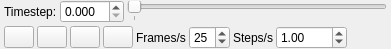
  <widget class="QDockWidget" name="timeWidget">
   <property name="toolTip">
    <string>Time controls</string>
   </property>
   <property name="windowTitle">
    <string>Time</string>
   </property>
   <attribute name="dockWidgetArea">
    <number>1</number>
   </attribute>
   <widget class="QWidget" name="dockWidgetContents_3">
    <property name="sizePolicy">
     <sizepolicy hsizetype="Preferred" vsizetype="Fixed">
      <horstretch>0</horstretch>
      <verstretch>0</verstretch>
     </sizepolicy>
    </property>
    <layout class="QVBoxLayout" name="verticalLayout_2">
     <property name="spacing">
      <number>3</number>
     </property>
     <property name="leftMargin">
      <number>4</number>
     </property>
     <property name="topMargin">
      <number>0</number>
     </property>
     <property name="rightMargin">
      <number>4</number>
     </property>
     <property name="bottomMargin">
      <number>0</number>
     </property>
     <item>
      <layout class="QHBoxLayout" name="horizontalLayout_3">
       <item>
        <widget class="QLabel" name="label_4">
         <property name="text">
          <string>Timestep:</string>
         </property>
        </widget>
       </item>
       <item>
        <widget class="QDoubleSpinBox" name="timestepBox">
         <property name="toolTip">
          <string>Current timestep</string>
         </property>
         <property name="decimals">
          <number>3</number>
         </property>
         <property name="singleStep">
          <double>0.010000000000000</double>
         </property>
        </widget>
       </item>
       <item>
        <widget class="QSlider" name="timestepSlider">
         <property name="toolTip">
          <string>Move timestep</string>
         </property>
         <property name="maximum">
          <number>1</number>
         </property>
         <property name="orientation">
          <enum>Qt::Horizontal</enum>
         </property>
         <property name="invertedControls">
          <bool>false</bool>
         </property>
         <property name="tickPosition">
          <enum>QSlider::TicksBelow</enum>
         </property>
         <property name="tickInterval">
          <number>100</number>
         </property>
        </widget>
       </item>
      </layout>
     </item>
     <item>
      <layout class="QHBoxLayout" name="horizontalLayout_2">
       <item>
        <widget class="QPushButton" name="stopButton">
         <property name="sizePolicy">
          <sizepolicy hsizetype="Minimum" vsizetype="Fixed">
           <horstretch>0</horstretch>
           <verstretch>0</verstretch>
          </sizepolicy>
         </property>
         <property name="minimumSize">
          <size>
           <width>20</width>
           <height>0</height>
          </size>
         </property>
         <property name="maximumSize">
          <size>
           <width>30</width>
           <height>16777215</height>
          </size>
         </property>
         <property name="toolTip">
          <string>Stop Playback</string>
         </property>
         <property name="text">
          <string/>
         </property>
         <property name="icon">
          <iconset resource="../../res/Resources.qrc">
           <normaloff>:/icons/stop.png</normaloff>:/icons/stop.png</iconset>
         </property>
        </widget>
       </item>
       <item>
        <widget class="QPushButton" name="forwardButton">
         <property name="sizePolicy">
          <sizepolicy hsizetype="Minimum" vsizetype="Fixed">
           <horstretch>0</horstretch>
           <verstretch>0</verstretch>
          </sizepolicy>
         </property>
         <property name="minimumSize">
          <size>
           <width>20</width>
           <height>0</height>
          </size>
         </property>
         <property name="maximumSize">
          <size>
           <width>30</width>
           <height>16777215</height>
          </size>
         </property>
         <property name="toolTip">
          <string>Start Playback</string>
         </property>
         <property name="text">
          <string/>
         </property>
         <property name="icon">
          <iconset resource="../../res/Resources.qrc">
           <normaloff>:/icons/play.png</normaloff>:/icons/play.png</iconset>
         </property>
        </widget>
       </item>
       <item>
        <widget class="QPushButton" name="decTimeButton">
         <property name="sizePolicy">
          <sizepolicy hsizetype="Minimum" vsizetype="Fixed">
           <horstretch>0</horstretch>
           <verstretch>0</verstretch>
          </sizepolicy>
         </property>
         <property name="minimumSize">
          <size>
           <width>20</width>
           <height>0</height>
          </size>
         </property>
         <property name="maximumSize">
          <size>
           <width>30</width>
           <height>16777215</height>
          </size>
         </property>
         <property name="toolTip">
          <string>Step Time Backward</string>
         </property>
         <property name="text">
          <string/>
         </property>
         <property name="icon">
          <iconset resource="../../res/Resources.qrc">
           <normaloff>:/icons/chevron-left.png</normaloff>:/icons/chevron-left.png</iconset>
         </property>
        </widget>
       </item>
       <item>
        <widget class="QPushButton" name="incTimeButton">
         <property name="sizePolicy">
          <sizepolicy hsizetype="Minimum" vsizetype="Fixed">
           <horstretch>0</horstretch>
           <verstretch>0</verstretch>
          </sizepolicy>
         </property>
         <property name="minimumSize">
          <size>
           <width>20</width>
           <height>0</height>
          </size>
         </property>
         <property name="maximumSize">
          <size>
           <width>30</width>
           <height>16777215</height>
          </size>
         </property>
         <property name="toolTip">
          <string>Step Time Forward</string>
         </property>
         <property name="text">
          <string/>
         </property>
         <property name="icon">
          <iconset resource="../../res/Resources.qrc">
           <normaloff>:/icons/chevron-right.png</normaloff>:/icons/chevron-right.png</iconset>
         </property>
        </widget>
       </item>
       <item>
        <widget class="QLabel" name="label_5">
         <property name="sizePolicy">
          <sizepolicy hsizetype="Preferred" vsizetype="Preferred">
           <horstretch>0</horstretch>
           <verstretch>0</verstretch>
          </sizepolicy>
         </property>
         <property name="text">
          <string>Frames/s</string>
         </property>
        </widget>
       </item>
       <item>
        <widget class="QSpinBox" name="fpsBox">
         <property name="sizePolicy">
          <sizepolicy hsizetype="Preferred" vsizetype="Fixed">
           <horstretch>0</horstretch>
           <verstretch>0</verstretch>
          </sizepolicy>
         </property>
         <property name="toolTip">
          <string>Frames per second</string>
         </property>
         <property name="value">
          <number>25</number>
         </property>
        </widget>
       </item>
       <item>
        <widget class="QLabel" name="label_6">
         <property name="text">
          <string>Steps/s</string>
         </property>
        </widget>
       </item>
       <item>
        <widget class="QDoubleSpinBox" name="stepspersecBox">
         <property name="toolTip">
          <string>Timesteps per second</string>
         </property>
         <property name="decimals">
          <number>2</number>
         </property>
         <property name="maximum">
          <double>9999.989999999999782</double>
         </property>
         <property name="singleStep">
          <double>1.000000000000000</double>
         </property>
         <property name="value">
          <double>1.000000000000000</double>
         </property>
        </widget>
       </item>
       <item>
        <spacer name="horizontalSpacer_2">
         <property name="orientation">
          <enum>Qt::Horizontal</enum>
         </property>
         <property name="sizeHint" stdset="0">
          <size>
           <width>40</width>
           <height>20</height>
          </size>
         </property>
        </spacer>
       </item>
      </layout>
     </item>
    </layout>
   </widget>
  </widget>
